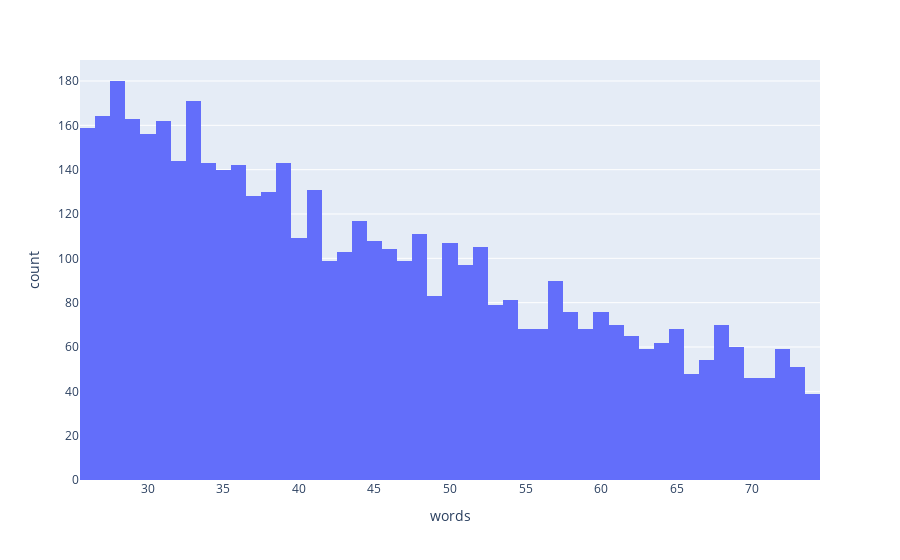

This figure's notebook cell:
### Code cell
fig = px.histogram(df, x="words")
fig.show()

### Figure 1 — Plotly figure (JSON) as saved in the notebook; plotly's stock layout.template omitted (floating-point values rounded to 4 significant figures; data arrays with more than 128 entries replaced by an {"elided": "..."} marker saying what was removed)
{"data": [{"alignmentgroup": "True", "bingroup": "x", "hovertemplate": "words=%{x}<br>count=%{y}<extra></extra>", "legendgroup": "", "marker": {"color": "#636efa"}, "name": "", "offsetgroup": "", "orientation": "v", "showlegend": false, "type": "histogram", "x": {"elided": "4901 int values"}, "xaxis": "x", "yaxis": "y"}], "layout": {"barmode": "relative", "legend": {"tracegroupgap": 0}, "margin": {"t": 60}, "xaxis": {"anchor": "y", "domain": [0, 1], "title": {"text": "words"}}, "yaxis": {"anchor": "x", "domain": [0, 1], "title": {"text": "count"}}}}
